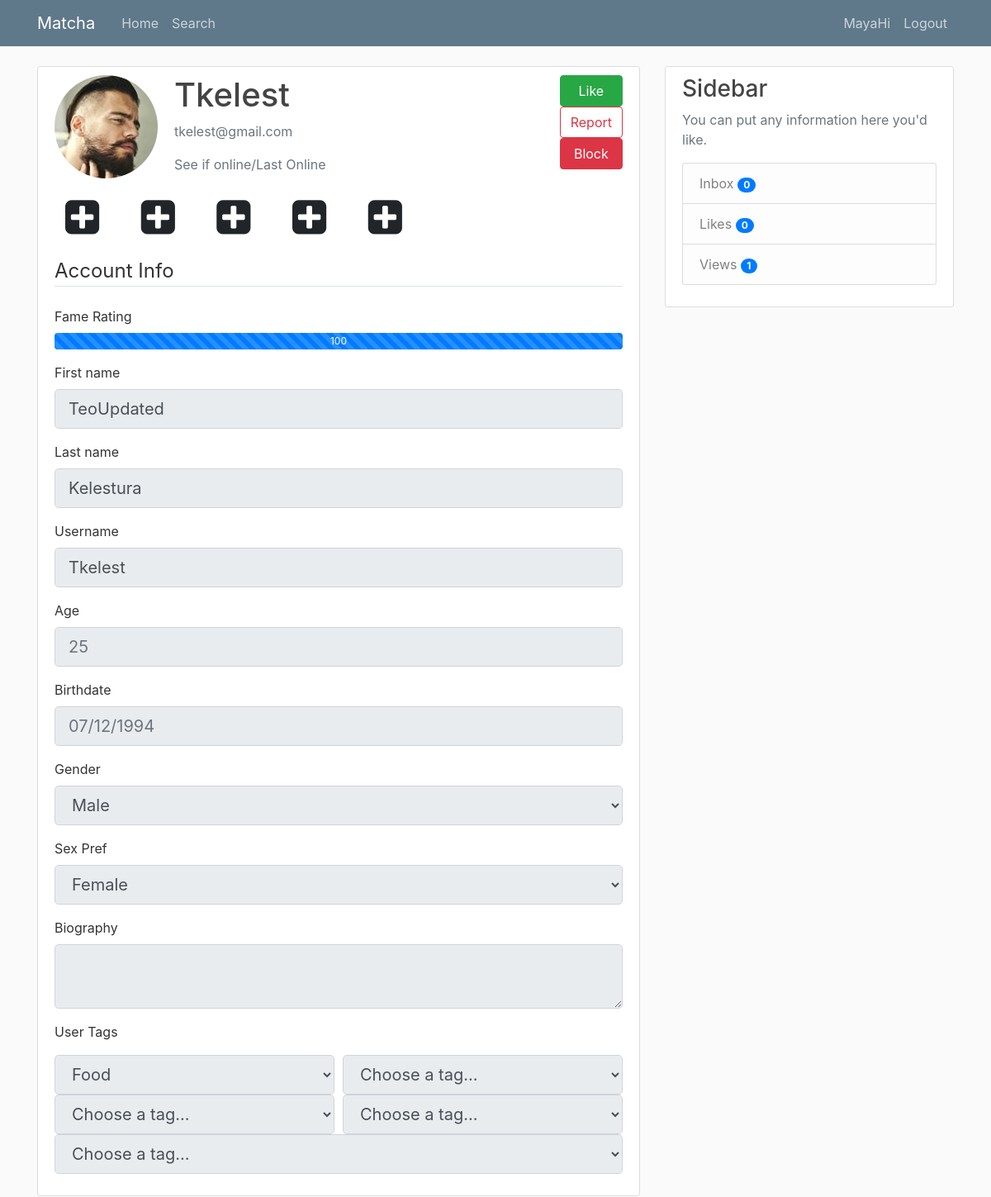
Before: /user/Tkelest (signed in) with the older database file.
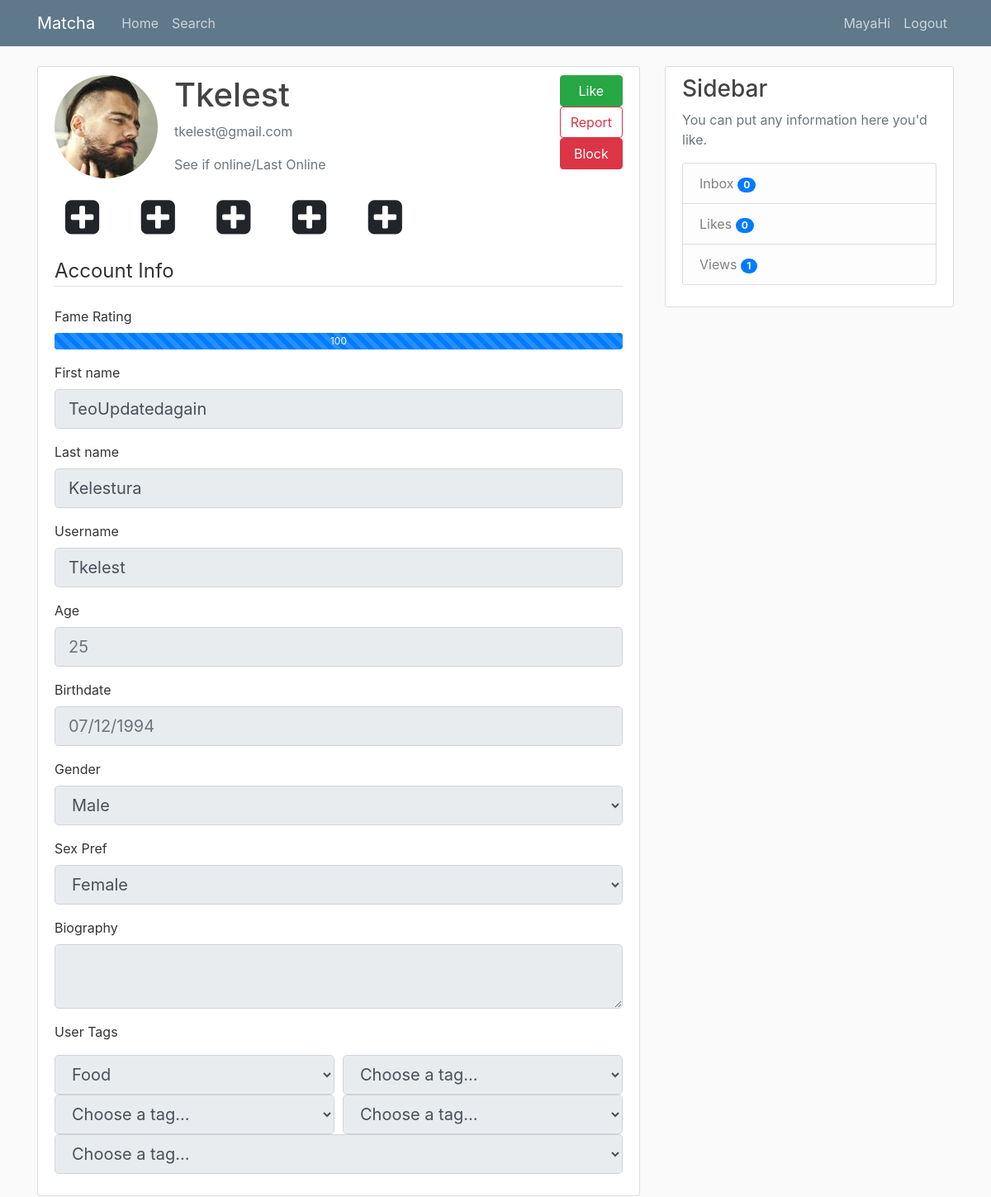
After: the same page with the newer database file.
### tables this page shows
CREATE TABLE users (
            user_id INTEGER PRIMARY KEY AUTOINCREMENT,
            firstname TEXT NOT NULL,
            lastname TEXT NOT NULL,
            age INTEGER NOT NULL,
            birthdate TEXT NOT NULL,
            username TEXT NOT NULL,
            email TEXT NOT NULL,
            password TEXT NOT NULL,
            gender TEXT NOT NULL,
            sexual_pref TEXT NULL,
            biography TEXT NULL,
            famerating INTEGER DEFAULT 100,
            image_file_p TEXT DEFAULT "default.jpg",
            image_file_1 TEXT NULL,
            image_file_2 TEXT NULL,
            image_file_3 TEXT NULL,
            image_file_4 TEXT NULL,
            image_file_5 TEXT NULL,
            geo_track TEXT DEFAULT "1",
            location_city TEXT NULL,
            location_region TEXT NULL
            );

### matcha/routes.py (the view)
@app.route('/user/<username>', methods=['GET', 'POST'])
def user_profile(username):
    form = UpdateAccountForm()
    conn = sql.connect('matcha\\users.db')
    cur = conn.cursor()
    cur.execute("SELECT * FROM users WHERE username=:username", {'username': username})
    user = cur.fetchone()
    userClass = User(user[0], user[1], user[2], user[3], user[4], user[5], user[6],
                user[7], user[8], user[9], user[10], user[11], user[12], user[13],
                user[14], user[15], user[16], user[17], user[18],
                user[19], user[20])
    print ('++++++++++++++++++++++++++++++++++++ User Data=>',userClass)
    form.firstname.data     = userClass.firstname
    form.lastname.data      = userClass.lastname
    form.username.data      = userClass.username
    form.email.data         = userClass.email
    form.gender.data        = userClass.gender
    form.sexual_pref.data   = userClass.sexual_pref
    form.biography.data     = userClass.biography
    form.geo_tag.data       = userClass.geo_track
    cur.execute("SELECT * FROM tags WHERE user_id=:user_id", {'user_id': userClass.user_id})
    tags = cur.fetchall()
    form.user_tag1.data = tags[0][1]
    form.user_tag2.data = tags[1][1]
    form.user_tag3.data = tags[2][1]
    form.user_tag4.data = tags[3][1]
    form.user_tag5.data = tags[4][1]
    image_file_p = url_for('static', filename='profile_pics/' + userClass.image_file_p)
    image_file_1 = url_for('static', filename='profile_pics/' + userClass.image_file_1) if userClass.image_file_1 else None
    image_file_2 = url_for('static', filename='profile_pics/' + userClass.image_file_2) if userClass.image_file_2 else None
    image_file_3 = url_for('static', filename='profile_pics/' + userClass.image_file_3) if userClass.image_file_3 else None
    image_file_4 = url_for('static', filename='profile_pics/' + userClass.image_file_4) if userClass.image_file_4 else None
    image_file_5 = url_for('static', filename='profile_pics/' + userClass.image_file_5) if userClass.image_file_5 else None
    images = [image_file_1, image_file_2, image_file_3, image_file_4, image_file_5]
    cur.execute("SELECT * FROM userviews WHERE viewed_user=:viewed_user AND user_id=:user_id", \
                {'viewed_user': userClass.user_id, 'user_id': current_user.user_id })
    view_check = cur.fetchone()
    if not view_check:
        create_view(conn, cur, userClass.user_id, current_user.user_id)
    cur.execute("SELECT * FROM userviews")
    test = cur.fetchall()
    print('ALL USERVIEWS: ',test)
    conn.close()
    return render_template('userprofile.html', title='User Profile', form=form, user=userClass, images=images)

### matcha/classes.py (called while the page is built)
    def __repr__(self):
        return "User('{}', '{}', '{}', '{}', '{}', '{}', '{}', '{}', '{}', '{}', '{}', {}, {}, {}, {}, {}, {}, {}, {}, {}, {})".format(
        self.user_id, self.firstname, self.lastname, self.age, self.birthdate,
        self.username, self.email, self.password, self.gender, self.sexual_pref,
        self.biography, self.famerating, self.image_file_p, self.image_file_1,
        self.image_file_2, self.image_file_3, self.image_file_4, self.image_file_5,
        self.geo_track, self.location_city, self.location_region)

### matcha/models.py (called while the page is built)
@login_manager.user_loader
def load_user(id):
    conn = sql.connect('matcha\\users.db')
    cur = conn.cursor()
    cur.execute("SELECT * from users where email = (?)", [id])
    userrow = cur.fetchone()
    user = User(userrow[0], userrow[1], userrow[2], userrow[3], userrow[4],
            userrow[5], userrow[6], userrow[7], userrow[8], userrow[9],
            userrow[10], userrow[11], userrow[12], userrow[13], userrow[14],
            userrow[15], userrow[16], userrow[17], userrow[18], userrow[19],
            userrow[20])
    return (user)

### matcha/templates/userprofile.html (shortened to what the changed rows need)
{% extends "layout.html" %}
{% block content %}
    <div class="content-section">
        <div class="media">
            <img class="rounded-circle account-img" src="/static/profile_pics/{{ user.image_file_p }}">
            <div class="media-body">
                <h2 class="account-heading">{{ user.username }}</h2>
                <p class="text-secondary">{{ user.email }}</p>
                <p class="text-secondary">See if online/Last Online</p>
            </div>
            <div class="text-center">
                {% if like %}
                <div>
                    <a href="{{ url_for('messages', user_id=user[1]) }}" role="button" class="btn btn-warning">Unlike</a>
                </div>
                {% else %}
                <div>
                </div>
                {% endif %}
                <div>
                </div>
                <div>
                </div>
            </div>
        </div>
        <form method="POST" action="" enctype="multipart/form-data">
            <fieldset class="form-group">
                <div class="mb-3">
                    <div class="progress" style="height: 20px;">
                    <div class="progress-bar progress-bar-striped" role="progressbar" style="width: 100%;" aria-valuenow="100" aria-valuemin="0" aria-valuemax="100">{{ user.famerating }}</div>
                </div>
                </div>
                <div class="form-group">
                    {{ form.firstname.label(class="form-control-label") }}
                    {% if form.firstname.errors %}
                        {{ form.firstname(class="form-control form-control-lg is-invalid", disabled="disabled") }}
                        <div class="invalid-feedback">
                            {% for error in form.firstname.errors %}
                                <span>{{ error }}</span>
                            {% endfor %}
                        </div>
                    {% else %}
                        {{ form.firstname(class="form-control form-control-lg", disabled="disabled") }}
                    {% endif %}
                </div>
                <div class="form-group">
                    {{ form.lastname.label(class="form-control-label") }}
                    {% if form.lastname.errors %}
                        {{ form.lastname(class="form-control form-control-lg is-invalid", disabled="disabled") }}
                        <div class="invalid-feedback">
                            {% for error in form.lastname.errors %}
                                <span>{{ error }}</span>
                            {% endfor %}
                        </div>
                    {% else %}
                        {{ form.lastname(class="form-control form-control-lg", disabled="disabled") }}
                    {% endif %}
                </div>
                <div class="form-group">
                    {{ form.username.label(class="form-control-label") }}
                    {% if form.username.errors %}
                        {{ form.username(class="form-control form-control-lg is-invalid", disabled="disabled") }}
                        <div class="invalid-feedback">
                            {% for error in form.username.errors %}
                                <span>{{ error }}</span>
                            {% endfor %}
                        </div>
                    {% else %}
                        {{ form.username(class="form-control form-control-lg", disabled="disabled") }}
                    {% endif %}
                </div>
                <div class="form-group">
                    <label class="form-control-label">Age</label>
                    <input class="form-control form-control-lg" type="text" placeholder="{{ user.age }}" readonly>
                </div>
                <div class="form-group">
                    <label class="form-control-label">Birthdate</label>
                    <input class="form-control form-control-lg" type="text" placeholder="{{ user.birthdate }}" readonly>
                </div>
                <div class="form-group">
                    {{ form.gender.label(class="form-control-label") }}
                    {% if form.gender.errors %}
                    {{ form.gender(class="form-control form-control-lg is-invalid", disabled="disabled") }}
                    <div class="invalid-feedback">
                        {% for error in form.gender.errors %}
                            <span>{{ error }}</span>
                        {% endfor %}
                    </div>
                {% else %}
                    {{ form.gender(class="form-control form-control-lg", disabled="disabled") }}
                {% endif %}
                </div>
                <div class="form-group">
                    {{ form.sexual_pref.label(class="form-control-label") }}
                    {% if form.sexual_pref.errors %}
                    {{ form.sexual_pref(class="form-control form-control-lg is-invalid", disabled="disabled") }}
                    <div class="invalid-feedback">
                        {% for error in form.sexual_pref.errors %}
                            <span>{{ error }}</span>
                        {% endfor %}
                    </div>
                {% else %}
                    {{ form.sexual_pref(class="form-control form-control-lg", disabled="disabled") }}
                {% endif %}
                </div>
                <div class="form-group">
                    {{ form.biography.label(class="form-control-label") }}
                    {% if form.biography.errors %}
                        {{ form.biography(class="form-control form-control-lg is-invalid") }}
                        <div class="invalid-feedback">
                            {% for error in form.biography.errors %}
                                <span>{{ error }}</span>
                            {% endfor %}
                        </div>
                    {% else %}
                        {{ form.biography(class="form-control form-control-lg", disabled="disabled") }}
                    {% endif %}
                </div>
            </fieldset>
        </form>
    </div>
{% endblock content %}

Changed rows visible on the page:
changed users "Tkelest": firstname "TeoUpdated" → "TeoUpdatedagain"
